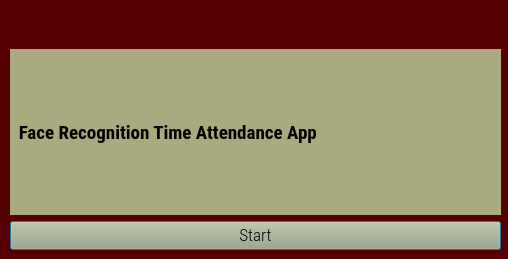
<?xml version="1.0" encoding="UTF-8"?>
<ui version="4.0">
 <class>Dialog</class>
 <widget class="QDialog" name="Dialog">
  <property name="geometry">
   <rect>
    <x>0</x>
    <y>0</y>
    <width>508</width>
    <height>259</height>
   </rect>
  </property>
  <property name="minimumSize">
   <size>
    <width>508</width>
    <height>259</height>
   </size>
  </property>
  <property name="maximumSize">
   <size>
    <width>508</width>
    <height>259</height>
   </size>
  </property>
  <property name="windowTitle">
   <string>Face Recognition Time Attendance App</string>
  </property>
  <property name="windowIcon">
   <iconset resource="resource.qrc">
    <normaloff>:/icon/icon.png</normaloff>:/icon/icon.png</iconset>
  </property>
  <property name="styleSheet">
   <string notr="true">background-color: rgb(85, 0, 0);</string>
  </property>
  <widget class="QWidget" name="verticalLayoutWidget">
   <property name="geometry">
    <rect>
     <x>10</x>
     <y>49</y>
     <width>491</width>
     <height>201</height>
    </rect>
   </property>
   <layout class="QVBoxLayout" name="verticalLayout">
    <item>
     <layout class="QHBoxLayout" name="horizontalLayout">
      <item>
       <widget class="QLabel" name="filelabel">
        <property name="font">
         <font>
          <family>Roboto Condensed</family>
          <pointsize>14</pointsize>
          <weight>75</weight>
          <bold>true</bold>
         </font>
        </property>
        <property name="styleSheet">
         <string notr="true">background-color: rgb(255, 255, 0);
background-color: rgb(170, 170, 127);</string>
        </property>
        <property name="text">
         <string>  Face Recognition Time Attendance App</string>
        </property>
       </widget>
      </item>
     </layout>
    </item>
    <item>
     <widget class="QPushButton" name="runButton">
      <property name="font">
       <font>
        <family>Roboto Condensed Light</family>
        <pointsize>13</pointsize>
       </font>
      </property>
      <property name="styleSheet">
       <string notr="true">background-color: rgb(170, 170, 127);</string>
      </property>
      <property name="text">
       <string>Start</string>
      </property>
     </widget>
    </item>
   </layout>
  </widget>
 </widget>
 <resources>
  <include location="resource.qrc"/>
 </resources>
 <connections/>
</ui>
